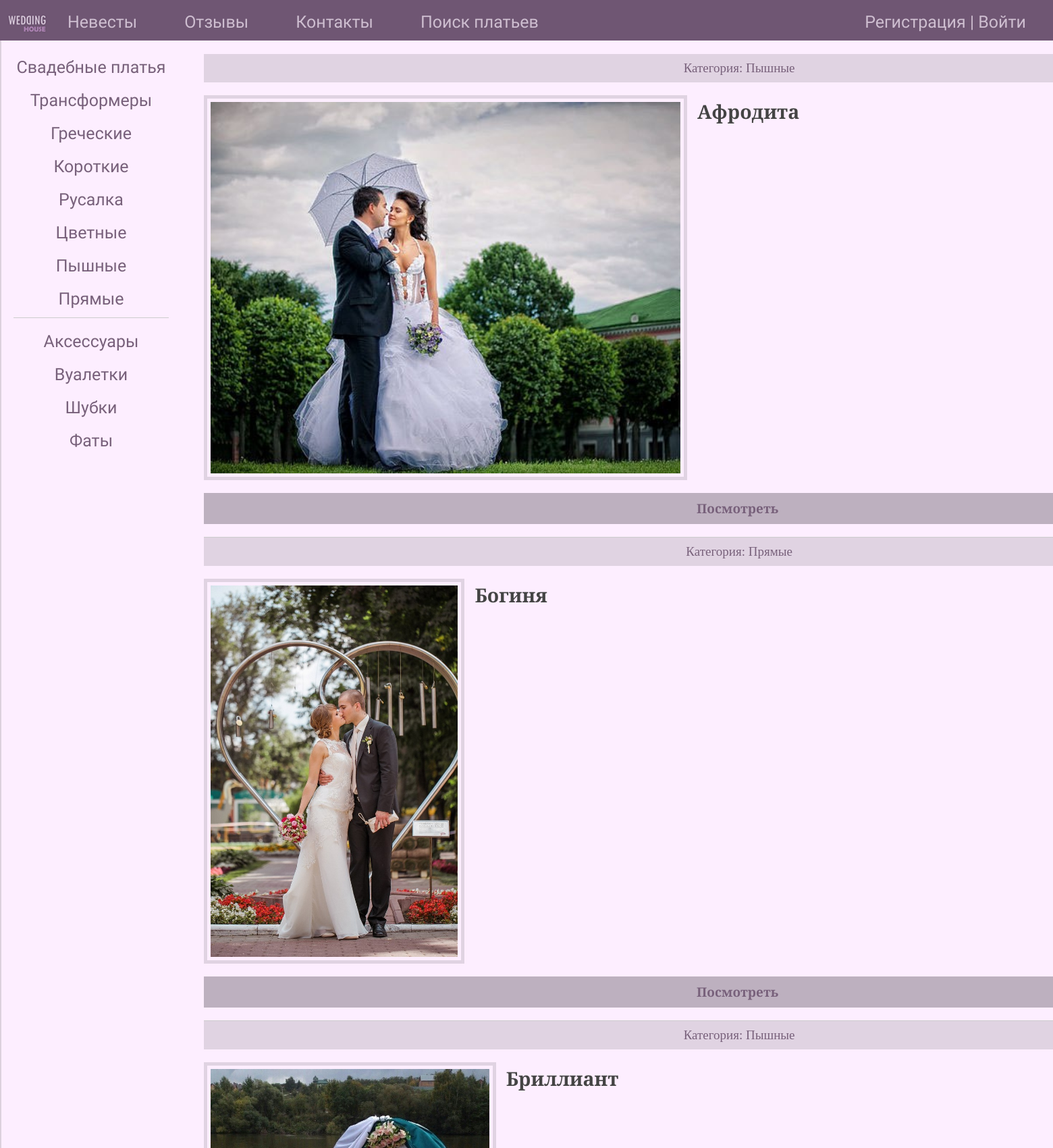
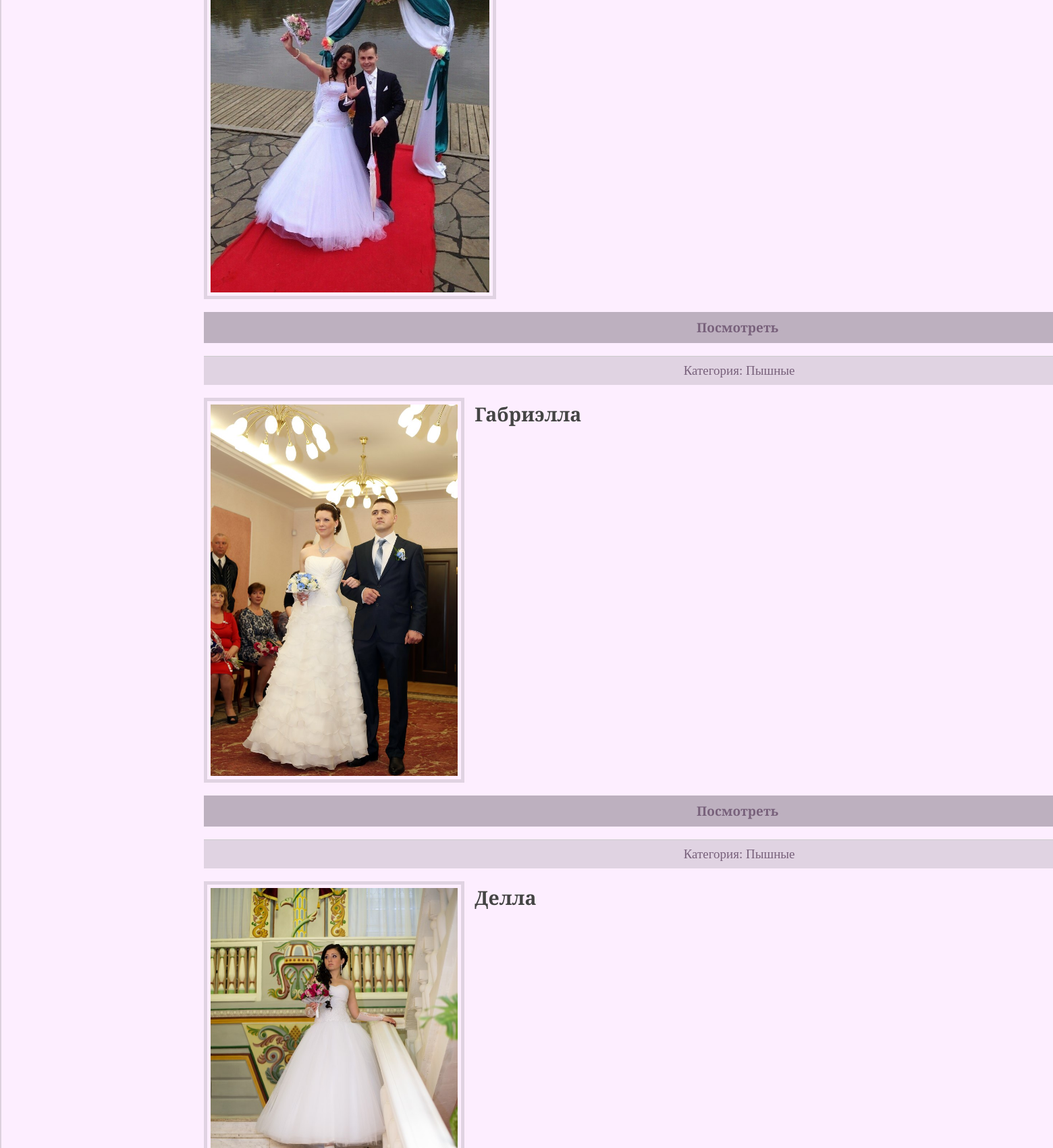
Screenshot of /brides/ (upper part) with the database file from the repository (2 pictures, top to bottom).
### dress/models.py (models this page shows, shortened)
class DressCategory(models.Model):
    name = models.CharField(max_length=255, db_index=True, verbose_name='Категория')
    slug = models.SlugField(max_length=255, unique=True, verbose_name='URL')
    def get_absolute_url(self):
        return reverse('dresses_category', kwargs={'cat_slug': self.slug})
    class Meta:
        verbose_name = 'Категория'
        verbose_name_plural = 'Категории'
        ordering = ['id', 'name']

### accessory/models.py (models this page shows, shortened)
class AccessoryCategory(models.Model):
    name = models.CharField(max_length=255, db_index=True, verbose_name='Категория')
    slug = models.SlugField(max_length=255, unique=True, verbose_name='URL')
    def get_absolute_url(self):
        return reverse('accessories_category', kwargs={'acat_slug': self.slug})
    class Meta:
        verbose_name = 'Категория'
        verbose_name_plural = 'Категории'
        ordering = ['id', 'name']

### brides/models.py (models this page shows, shortened)
class Bride(models.Model):
    title = models.CharField(max_length=255, verbose_name='Название')
    slug = models.SlugField(max_length=255, unique=True, verbose_name='URL')
    main_photo = models.ImageField(upload_to='photos/brides/main/%Y/%m/%d', default=True,
                                   verbose_name='Главная фотография')
    is_published = models.BooleanField(default=True, verbose_name='Публикация')
    bcat = models.ForeignKey('BrideCategory', on_delete=models.PROTECT, verbose_name='Категория')
    def get_absolute_url(self):
        return reverse('look_bride', kwargs={'bride_slug': self.slug})
    class Meta:
        verbose_name = 'Невеста'
        verbose_name_plural = 'Невесты'
        ordering = ['title']

class BrideCategory(models.Model):
    name = models.CharField(max_length=255, db_index=True, verbose_name='Категория')
    slug = models.SlugField(max_length=255, unique=True, verbose_name='URL')
    def __str__(self):
        return self.name
    class Meta:
        verbose_name = 'Категория'
        verbose_name_plural = 'Категории'
        ordering = ['id', 'name']

### dress/views.py (the view)
# urls.py: path('brides/', cache_page(60 * 10)(Brides.as_view()), name='brides'),
class Brides(ListView):
    model = Bride
    template_name = 'brides/brides.html'
    context_object_name = 'brides'
    def get_context_data(self, *, object_list=None, **kwargs):
        context = super().get_context_data(**kwargs)
        context['menu'] = menu
        context['title'] = 'Невесты'
        context['bcat_selected'] = 0
        return context
    def get_queryset(self):
        return Bride.objects.filter(is_published=True)

### dress/templatetags/main_tags.py (called while the page is built)
@register.inclusion_tag('dress/list_dresses_categories.html')
def show_dresses_categories(sort=None, cat_selected=0):
    if not sort:
        return DressCategory.objects.all()
    else:
        dcatg = DressCategory.objects.extra(select={'length': 'Length(name)'}).order_by('-length')
    return {'dcatg': dcatg, 'cat_selected': cat_selected}

@register.inclusion_tag('accessory/list_accessories_categories.html')
def show_accessories_categories(sort=None, acat_selected=0):
    if not sort:
        return AccessoryCategory.objects.all()
    else:
        acatg = AccessoryCategory.objects.extra(select={'length': 'Length(name)'}).order_by('-length')
    return {'acatg': acatg, 'acat_selected': acat_selected}

### brides/templates/brides/brides.html (shortened to what this page needs)
{% extends 'dress/default.html' %}
{% block content %}
<ul class="list-articles">
    {% for b in brides %}
        <li><div class="article-panel">
        <p class="first">Категория: {{ b.bcat }}</p></div>
            {% if b.main_photo %}
                <p><img class="img article-left-thumb" src="{{ b.main_photo.url }}" style="margin-right: 15px;padding-right: 5px;padding-top: 5px;padding-left: 5px;padding-bottom: 5px;"></p>
            {% endif %}
            <h2>{{ b.title }}</h2>
            <p class="link-read-post"><a href="{{ b.get_absolute_url }}" style="padding-left: 720px;padding-right: 720px;border-top-width: 0px;border-top-style: solid;border-bottom-width: 0px;border-bottom-style: solid;border-right-width: 0px;border-right-style: solid;border-left-width: 0px;border-left-style: solid;"><b>Посмотреть</b></a> </p>
        </li>
    {% endfor %}
</ul>
{% endblock %}

### dress/templates/dress/list_dresses_categories.html
{% for c in dcatg %}
	{% if c.pk == cat_selected %}
		<li class="selected">{{ c.name }}</li>
	{% else %}
		<li><a href="{{ c.get_absolute_url }}">{{ c.name }}</a></li>
	{% endif %}
{% endfor %}

### accessory/templates/accessory/list_accessories_categories.html
{% for c in acatg %}
	{% if c.pk == acat_selected %}
		<li class="selected">{{ c.name }}</li>
	{% else %}
		<li><a href="{{ c.get_absolute_url }}">{{ c.name }}</a></li>
	{% endif %}
{% endfor %}

### dress/static/dress/css/style.css (style rules this page uses)
html, body { font-family: Lobster, cursive, Merriweather, serif, TimesNewRoman, Times New Roman, Times, Baskerville, Georgia, serif; margin: 0px; padding: 0px; height: 100%; width: 100%; color: #444; }
a { color: #78617b; text-decoration: none; -webkit-transition: all 1s ease; }
img { height: 550px; border: 5px solid #e0d3e2; float: inline-start; }
p.link-read-post { text-align: center; background: #bdb0bf; padding: 10px; }
div.article-panel { background: #e0d3e2; padding: 10px 5px 10px 10px; box-sizing: border-box; overflow: hidden; color: #78617b; }
div.article-panel p.first { margin: 0px; text-align: center; }
ul.list-articles { list-style: none; margin: 0px; padding: 0px; }
ul.list-articles li { border-bottom: 1px solid #ccc; }
.left-chapters ul li { margin: 20px 0px 0px 0px; color: #999; }
.left-chapters ul li a { color: #78617b; text-decoration: none; -webkit-transition: all 1s ease; }

### rows the page displays
DressCategory: name "Трансформеры"
DressCategory: name "Греческие"
DressCategory: name "Короткие"
DressCategory: name "Русалка"
DressCategory: name "Цветные"
DressCategory: name "Пышные"
DressCategory: name "Прямые"
AccessoryCategory: name "Вуалетки"
AccessoryCategory: name "Шубки"
AccessoryCategory: name "Фаты"
Bride: bcat "Пышные", main_photo (picture), title "Афродита"
Bride: bcat "Прямые", main_photo (picture), title "Богиня"
Bride: bcat "Пышные", main_photo (picture), title "Бриллиант"
Bride: bcat "Пышные", main_photo (picture), title "Габриэлла"
Bride: bcat "Пышные", main_photo (picture), title "Делла"
